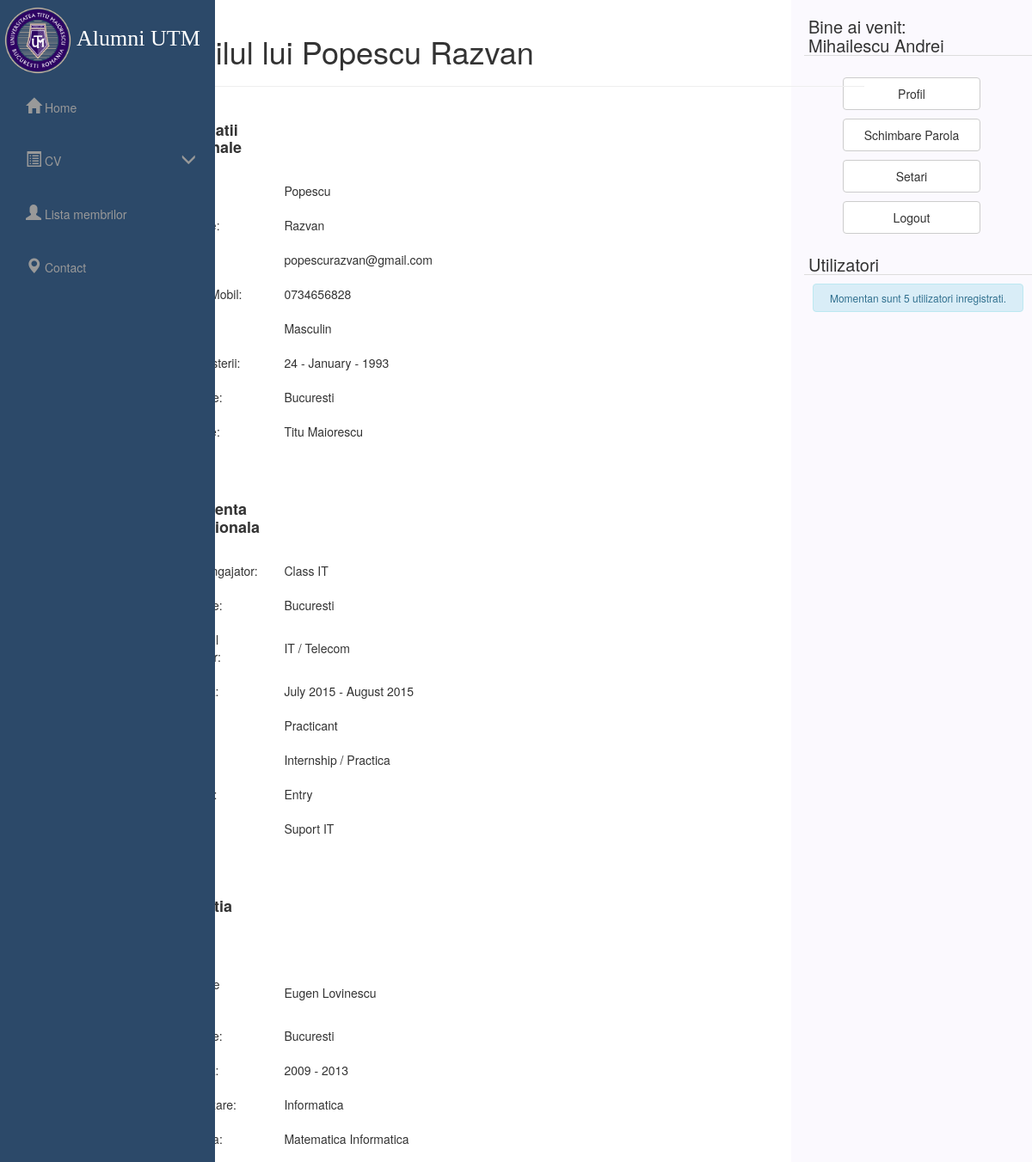
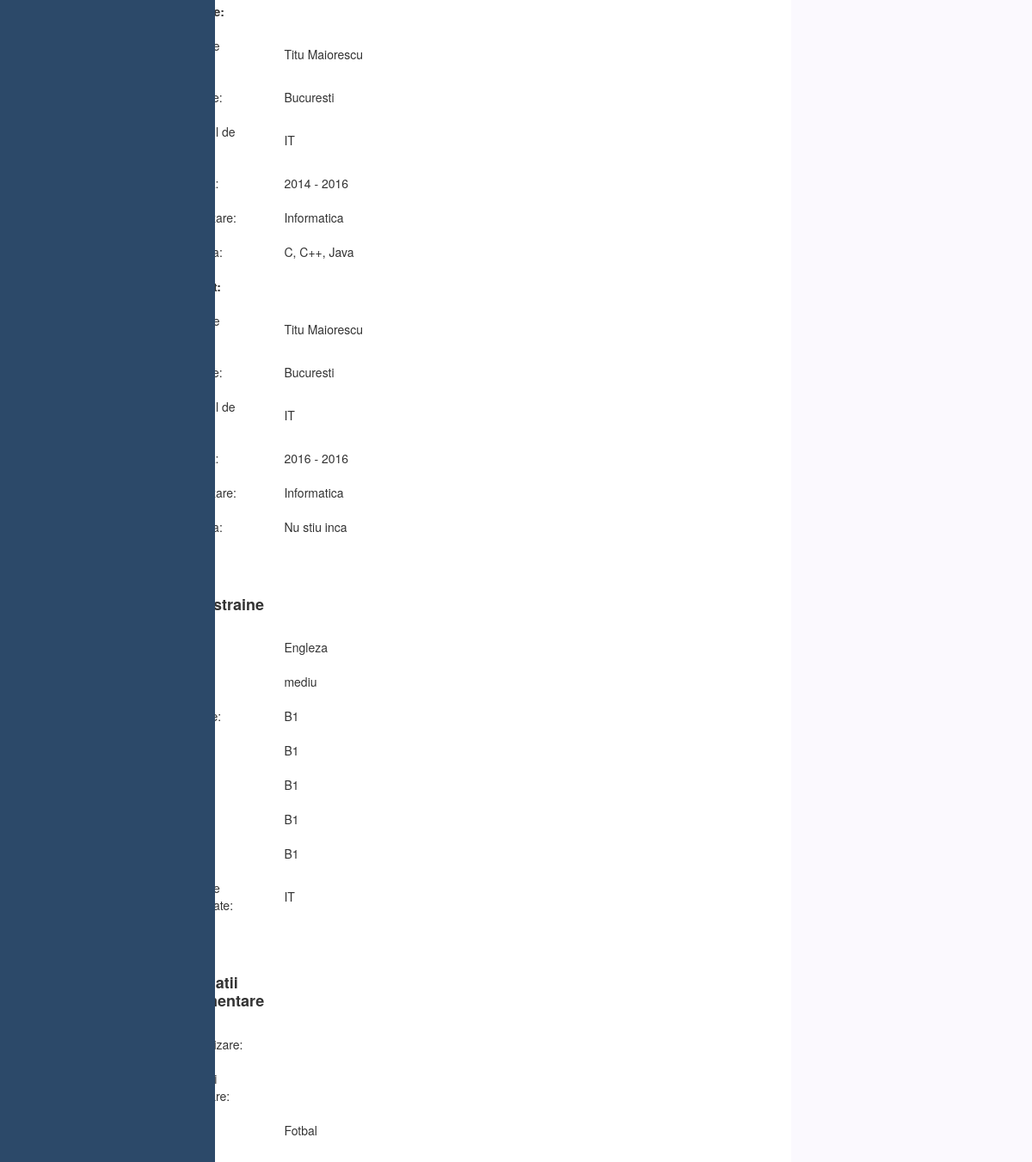
The app's page /lr/razvan (signed in) with its own data (2 pictures, top to bottom).
### tables this page shows
CREATE TABLE `users` (
  `user_id` int(11) NOT NULL,
  `username` varchar(32) NOT NULL,
  `password` varchar(32) NOT NULL,
  `first_name` varchar(32) NOT NULL,
  `initiala_tata` varchar(5) NOT NULL,
  `last_name` varchar(32) NOT NULL,
  `email` varchar(1024) NOT NULL,
  `CNP` varchar(20) NOT NULL,
  `active` int(11) NOT NULL DEFAULT '1',
  `type` int(1) NOT NULL DEFAULT '0'
);

### lr/core/functions/users.php (called while the page is built, shortened)
<?php
function user_data($user_id){
	$host = 'localhost';
	$dbname = 'licenta';
	$user = 'root';
	$pass = '';
	try {
		$connection = new PDO('mysql:host='.$host.';dbname='.$dbname,$user,$pass);
	}catch(PDOException $e){
		die($e->getCode());
	}
	$user_id = (int)$user_id;
	$func_num_args = func_num_args();
	$func_get_args = func_get_args();
	if ($func_num_args > 1) {
		unset($func_get_args[0]);
		$fields = '' . implode(', ', $func_get_args) . '';
		$conn = $connection->prepare("SELECT $fields FROM users WHERE user_id = :user_id");
		$conn->bindParam(':user_id', $user_id, PDO::PARAM_STR);
		$conn->execute();
		$data = $conn->fetch(PDO::FETCH_OBJ);
		return ($data);
	}
}
function user_exists($username) {
	$username=sanitize($username);
	$host = 'localhost';
	$dbname = 'licenta';
	$user = 'root';
	$pass = '';
	try {
		$connection = new PDO('mysql:host='.$host.';dbname='.$dbname,$user,$pass);
	}catch(PDOException $e){
		die($e->getCode());
	}
	$conn = $connection->prepare('SELECT * FROM users WHERE username = :user');
	$conn->bindParam(':user', $username, PDO::PARAM_STR);
	$conn->execute();
	if($conn->rowCount() == 1){
		return true;
	}else {
		return false;
	}
}
function user_id_from_username($username){
	$username=sanitize($username);
	$host = 'localhost';
	$dbname = 'licenta';
	$user = 'root';
	$pass = '';
	try {
		$connection = new PDO('mysql:host='.$host.';dbname='.$dbname,$user,$pass);
	}catch(PDOException $e){
		die($e->getCode());
	}
	$conn = $connection->prepare('SELECT * FROM users WHERE username = :user');
	$conn->bindParam(':user', $username, PDO::PARAM_STR);
	$conn->execute();
	$row = $conn->fetch(PDO::FETCH_OBJ);
	return $row->user_id;
}
?>

### lr/core/init.php (called while the page is built, shortened)
<?php
	require 'functions/general.php';
	require 'functions/users.php';
	if (logged_in() === true) {
		$session_user_id = $_SESSION['user_id'];
		$user_data = user_data($session_user_id, 'user_id', 'username', 'password', 'first_name', 'last_name', 'email', 'type');
	}
?>

### lr/core/functions/general.php (called while the page is built, shortened)
<?php
	function sanitize($data) {
		$data1 = htmlentities($data);
		$data1 = htmlspecialchars($data1);
		return $data1;
	}
	function cv_exists($session_user_id){
	$host = 'localhost';
	$dbname = 'licenta';
	$user = 'root';
	$pass = '';
	try {
		$connection = new PDO('mysql:host='.$host.';dbname='.$dbname,$user,$pass);
		$connection->setAttribute(PDO::ATTR_ERRMODE, PDO::ERRMODE_EXCEPTION);
	}catch(PDOException $e){
		die($e->getCode());
	}
	$verificare = $connection->prepare
	('SELECT id_user FROM cv WHERE id_user = :session_user_id');
	$verificare->bindParam(':session_user_id', $session_user_id, PDO::PARAM_INT);
	$verificare->execute();
	if($verificare->rowCount() == 1)
	    {
	        return true;
	    }
	else
	    {
	        return false;
	    }
	}
?>

### lr/profile.php (the view, shortened to what this page needs)
<?php
include 'core/init.php';
include 'includes/overall/header.php';
?>
<div class="col-md-10 col-md-offset-0">
<?php
if (isset($_GET['username']) === true && empty($_GET['username']) === false) {
	$username = $_GET['username'];
	if (user_exists($username) === true) {
		$user_id = user_id_from_username($username);
		$profile_data = user_data($user_id, 'first_name', 'last_name', 'email');
		?>
			<h1>Profilul lui <?php echo $profile_data->first_name . ' ' . $profile_data->last_name;?></h1><hr>
<?php
if(cv_exists($user_id) === true)
{
			$selectare = $connection->prepare('SELECT datePersonale FROM cv WHERE id_user = :user_id');
			$selectare->bindParam(':user_id', $user_id, PDO::PARAM_INT);
			$selectare->execute();
			$row = $selectare->fetch(PDO::FETCH_OBJ);
			$selectionResult = $row->datePersonale;
			$arrayResult = unserialize($selectionResult);
		?>
				<table style="width:40%">
				  <tr>
				    <td><h4><strong>Informatii Personale</strong></h4></td>
				  </tr>
				  <tr>
				    <td>Nume:</td>
				    <td><?php echo $arrayResult['tab1_nume']; ?></td>
				  </tr>
				  <tr>
				    <td>Prenume:</td>
				    <td><?php echo $arrayResult['tab1_prenume']; ?></td>
				  </tr>
				  <tr>
				    <td>Email:</td>
				    <td><?php echo $arrayResult['tab1_email']; ?></td>
				  </tr>
				  <tr>
				    <td>Telefon Mobil:</td>
				    <td><?php echo $arrayResult['tab1_telefon']; ?></td>
				  </tr>
				  <tr>
				    <td>Sex:</td>
				    <td><?php echo $arrayResult['tab1_sex']; ?></td>
				  </tr>
				  <tr>
				    <td>Data Nasterii:</td>
				    <td>
				    <?php
				    echo $arrayResult['tab1_ziua'];
				    echo " - ";
				    echo $arrayResult['tab1_luna'];
				    echo " - ";
				    echo $arrayResult['tab1_an'];
				    ?>
				    </td>
				  </tr>
				  <tr>
				    <td>Localitate:</td>
				    <td><?php echo $arrayResult['tab1_localitate']; ?></td>
				  </tr>
				  <tr>
				    <td>Facultate:</td>
				    <td><?php echo $arrayResult['tab1_facultate']; ?></td>
				  </tr>
				  <tr>
				    <td><br></td>
				  </tr>
				  <tr>
				    <td><h4><strong>Experienta profesionala</strong></h4></td>
				  </tr>
				  <tr>
				    <td>Nume Angajator:</td>
				    <td><?php echo $arrayResult['tab2_nume_angajator']; ?></td>
				  </tr>
				  <tr>
				    <td>Localitate:</td>
				    <td><?php echo $arrayResult['tab2_localitate']; ?></td>
				  </tr>
				  <tr>
				    <td>Domeniul angajator:</td>
				    <td><?php echo $arrayResult['tab2_domeniu_angajator']; ?></td>
				  </tr>
				  <tr>
				    <td>Perioada:</td>
				    <td>
				    <?php
				     echo $arrayResult['tab2_perioada_luna'];
				     echo $arrayResult['tab2_perioada_an'];
				     echo " - ";
				     echo $arrayResult['tab2_perioada_luna2'];
				     echo $arrayResult['tab2_perioada_an2'];
				    ?>
				    </td>
				  </tr>
				  <tr>
				    <td>Functia:</td>
				    <td><?php echo $arrayResult['tab2_functia']; ?></td>
				  </tr>
				  <tr>
				    <td>Tip job:</td>
				    <td><?php echo $arrayResult['tab2_tip_job']; ?></td>
				  </tr>
				  <tr>
				    <td>Nivel job:</td>
				    <td><?php echo $arrayResult['tab2_nivel_job']; ?></td>
				  </tr>
				  <tr>
				    <td>Activitati:</td>
				    <td><?php echo $arrayResult['tab2_activitati']; ?></td>
				  </tr>
				  <tr>
				    <td><br></td>
				  </tr>
				  <tr>
				    <td><h4><strong>Educatia</strong></h4></td>
				  </tr>
				  <tr>
				    <td><strong>Liceu:</strong></td>
				  </tr>
				   <tr>
				    <td>Denumire institutie:</td>
				    <td><?php echo $arrayResult['tab3_denumire']; ?></td>
				  </tr>
				  <tr>
				    <td>Localitate:</td>
				    <td><?php echo $arrayResult['tab3_localitate']; ?></td>
				  </tr>
				  <tr>
				  	<td>Perioada:</td>
				    <td>
				    <?php
				    echo $arrayResult['tab3_an1'];
				    echo " - ";
				    echo $arrayResult['tab3_an2'];
				    ?>
				    </td>
				  </tr>
				  <tr>
				    <td>Specializare:</td>
				    <td><?php echo $arrayResult['tab3_specializare']; ?></td>
				  </tr>
				  <tr>
				    <td>Disciplina:</td>
				    <td><?php echo $arrayResult['tab3_disciplina']; ?></td>
				  </tr>
				  <tr>
				    <td><strong>Facultate:</strong></td>
				  </tr>
				   <tr>
				    <td>Denumire institutie:</td>
				    <td><?php echo $arrayResult['tab3_fac_denumire']; ?></td>
				  </tr>
				  <tr>
				    <td>Localitate:</td>
				    <td><?php echo $arrayResult['tab3_fac_localitate']; ?></td>
				  </tr>
				  <tr>
				    <td>Domeniul de studiu:</td>
				    <td><?php echo $arrayResult['tab3_fac_domeniul']; ?></td>
				  </tr>
				  <tr>
				  	<td>Perioada:</td>
				    <td>
				    <?php
				    echo $arrayResult['tab3_fac_an1'];
				    echo " - ";
				    echo $arrayResult['tab3_fac_an2'];
				    ?>
				    </td>
				  </tr>
				  <tr>
				    <td>Specializare:</td>
				    <td><?php echo $arrayResult['tab3_fac_specializare']; ?></td>
				  </tr>
				  <tr>
				    <td>Disciplina:</td>
				    <td><?php echo $arrayResult['tab3_fac_disciplina']; ?></td>
				  </tr>
				  <tr>
				    <td><strong>Masterat:</strong></td>
				  </tr>
				   <tr>
				    <td>Denumire institutie:</td>
				    <td><?php echo $arrayResult['tab3_mas_denumire']; ?></td>
				  </tr>
				  <tr>
				    <td>Localitate:</td>
				    <td><?php echo $arrayResult['tab3_mas_localitate']; ?></td>
				  </tr>
				  <tr>
				    <td>Domeniul de studiu:</td>
				    <td><?php echo $arrayResult['tab3_mas_domeniul']; ?></td>
				  </tr>
				  <tr>
				  	<td>Perioada:</td>
				    <td>
				    <?php
				    echo $arrayResult['tab3_mas_an1'];
				    echo " - ";
				    echo $arrayResult['tab3_mas_an2'];
				    ?>
				    </td>
				  </tr>
				  <tr>
				    <td>Specializare:</td>
				    <td><?php echo $arrayResult['tab3_mas_specializare']; ?></td>
				  </tr>
				  <tr>
				    <td>Disciplina:</td>
				    <td><?php echo $arrayResult['tab3_mas_disciplina']; ?></td>
				  </tr>
				  <tr>
				    <td><br></td>
				  </tr>
				  <tr>
				    <td><h4><strong>Limbi straine</strong></h4></td>
				  </tr>
				  <tr>
				    <td>Limba:</td>
				    <td><?php echo $arrayResult['tab4_limba']; ?></td>
				  </tr>
				  <tr>
				    <td>Nivel:</td>
				    <td><?php echo $arrayResult['tab4_nivel']; ?></td>
				  </tr>
				  <tr>
				    <td>Ascultare:</td>
				    <td><?php echo $arrayResult['tab4_ascultare']; ?></td>
				  </tr>
				  <tr>
				    <td>Citire:</td>
				    <td><?php echo $arrayResult['tab4_citire']; ?></td>
				  </tr>
				  <tr>
				    <td>Vorbire:</td>
				    <td><?php echo $arrayResult['tab4_vorbire']; ?></td>
				  </tr>
				  <tr>
				    <td>Discurs:</td>
				    <td><?php echo $arrayResult['tab4_discurs']; ?></td>
				  </tr>
				  <tr>
				    <td>Scriere:</td>
				    <td><?php echo $arrayResult['tab4_scriere']; ?></td>
				  </tr>
				  <tr>
				    <td>Limbaj de Specialitate:</td>
				    <td><?php echo $arrayResult['tab4_limbaj_specialitate']; ?></td>
				  </tr>
				  <tr>
				    <td><br></td>
				  </tr>
				  <tr>
				    <td><h4><strong>Informatii suplimentare</strong></h4></td>
				  </tr>
				  <tr>
				    <td>Caracterizare:</td>
				    <td><?php echo $arrayResult['tab6_caracterizare']; ?></td>
				  </tr>
				  <tr>
				    <td>Informatii suplientare:</td>
				    <td><?php echo $arrayResult['tab6_informatii']; ?></td>
				  </tr>
				  <tr>
				    <td>Hobby:</td>
				    <td><?php echo $arrayResult['tab6_hobby']; ?></td>
				  </tr>
				</table>
<?php
}
else{
	echo '<div class="alert alert-info user-count" role="alert">';
    echo "<h5>Utilizatorul inca nu si-a completat CV-ul.</h5>";
    echo '</div>';
}
	}
	else
	{
		echo 'Ne cerem scuze dar utilizatorul nu exista.';
	}
}
else
{
	header('Location: index.php');
	exit();
}
include 'includes/overall/footer.php';
?>

### lr/includes/widgets/loggedin.php
<div class="widget">
<h2><?php echo 'Bine ai venit:<br> ' . $user_data->first_name . ' ' . $user_data->last_name ?></h2>
</div>
<div class="inner">
<div class="btn-group-vertical button-space" role="group" aria-label="...">
<form action="<?php echo $user_data->username;?>" method="post">
<button type="submit" class="btn btn-default widget-button hover1">Profil</button>
</form>
<form action="changepassword.php" method="post">
<button type="submit" class="btn btn-default widget-button hover1">Schimbare Parola</button>
</form>
<form action="settings.php" method="post">
<button type="submit" class="btn btn-default widget-button hover1">Setari</button>
</form>
<form action="logout.php" method="post">
<button type="submit" class="btn btn-default widget-button hover1">Logout</button>
</form>
</div>
</div>

### lr/css/simple-sidebar.css (style rules this page uses)
.widget { margin-bottom:20px; }
.widget h2 { margin:0 0 10px 0; padding:0 5px; font-weight:normal; border-bottom:1px solid #ddd; margin-top: 20px; font-size: 20px; }
.widget-button { width: 160px !important; margin: 5px; padding: 8px; }
.button-space { margin-left: 40px; }
td, th { padding: 10px; }
td { padding: -5px; }

### records on screen
users: first_name "Mihailescu", last_name "Andrei"
users: first_name "Popescu", last_name "Razvan"

### other values on screen
$este "sunt"
$user_count "5"
$suffix "i"
$inregistrat "inregistrati"
$arrayResult['tab1_nume'] "Popescu"
$arrayResult['tab1_prenume'] "Razvan"
$arrayResult['tab1_email'] "popescurazvan@gmail.com"
$arrayResult['tab1_telefon'] "0734656828"
$arrayResult['tab1_sex'] "Masculin"
$arrayResult['tab1_ziua'] "24"
$arrayResult['tab1_luna'] "January"
$arrayResult['tab1_an'] "1993"
$arrayResult['tab1_localitate'] "Bucuresti"
$arrayResult['tab1_facultate'] "Titu Maiorescu"
$arrayResult['tab2_nume_angajator'] "Class IT"
